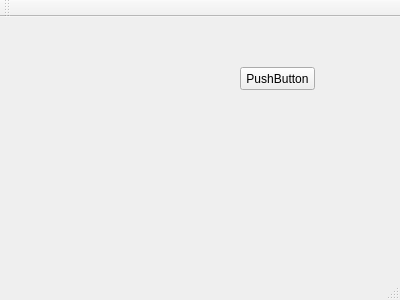
<?xml version="1.0" encoding="UTF-8"?>
<ui version="4.0">
 <class>MainWindow</class>
 <widget class="QMainWindow" name="MainWindow">
  <property name="geometry">
   <rect>
    <x>0</x>
    <y>0</y>
    <width>400</width>
    <height>300</height>
   </rect>
  </property>
  <property name="windowTitle">
   <string>MainWindow</string>
  </property>
  <widget class="QWidget" name="centralWidget">
   <widget class="QPushButton" name="pbscan">
    <property name="geometry">
     <rect>
      <x>240</x>
      <y>50</y>
      <width>75</width>
      <height>23</height>
     </rect>
    </property>
    <property name="text">
     <string>PushButton</string>
    </property>
   </widget>
  </widget>
  <widget class="QMenuBar" name="menuBar">
   <property name="geometry">
    <rect>
     <x>0</x>
     <y>0</y>
     <width>400</width>
     <height>21</height>
    </rect>
   </property>
  </widget>
  <widget class="QToolBar" name="mainToolBar">
   <attribute name="toolBarArea">
    <enum>TopToolBarArea</enum>
   </attribute>
   <attribute name="toolBarBreak">
    <bool>false</bool>
   </attribute>
  </widget>
  <widget class="QStatusBar" name="statusBar"/>
 </widget>
 <layoutdefault spacing="6" margin="11"/>
 <resources/>
 <connections/>
</ui>
